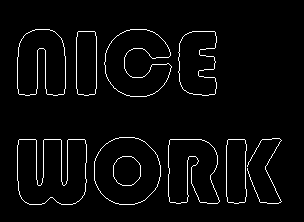
%> input picture thiagodangelo_aula_pratica_07/letraBorda.png, 304 x 222 px
$ octave q2.m   (GNU Octave 9; MATLAB toolbox functions it lacks are replaced by stand-ins)
%> lines starting %> are read from the running program, lines starting %| are printed output that depends on the picture; in (x1, y1, x2, y2) boxes, pixels count from 0 and x2, y2 are one past the last pixel; in counts of white or black regions, pixels touching at a corner belong together; the program's own positions count from 1
%> `A = imread('letraBorda.png');`: A: size 222x304 logical; 3.4% white in thin lines or dots, all inside (x1, y1, x2, y2) = (17, 29, 282, 205)
### thiagodangelo_aula_pratica_07/fill_mask.m
function nA = fill_mask(A, i, j)
%> called with i = 40, j = 40
    [row, col] = size(A);
%> row = 222; col = 304
    area = row * col;
%> area = 67488
    se = strel('diamond', 1);
    Ac = ~A;
    X = zeros(size(A));
    Xk = X;
    Xk(i-1:i+1, j-1:j+1) = 1;
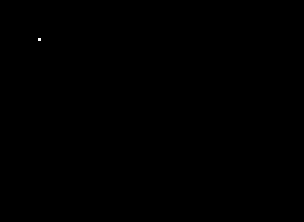
%> Xk: size 222x304 double; values 0 (black) and 1 (white), 0.01% white in thin lines or dots, all inside (x1, y1, x2, y2) = (38, 38, 41, 41)
    cnt = 0;
    while sum(sum(Xk == X)) ~= area
        X = Xk;
        Xk = imdilate(X, se) & Ac;
        cnt = cnt + 1;
    end
%> after the loop, cnt = 77
    nA = A | X;
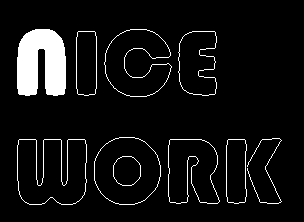
%> nA: size 222x304 logical; 6.9% white; 10 white regions, largest, box (x1, y1, x2, y2) and area: (17, 29, 66, 96) 2647, (17, 139, 87, 205) 413, (104, 29, 172, 97) 295
end

### thiagodangelo_aula_pratica_07/q2.m
clear all;
close all;
clc;

% Exerc韈io 02
A = imread('letraBorda.png');
figure,
imshow(A);
i = 40;
j = 40;
nA = fill_mask(A, i, j);
figure,
imshow(nA);
